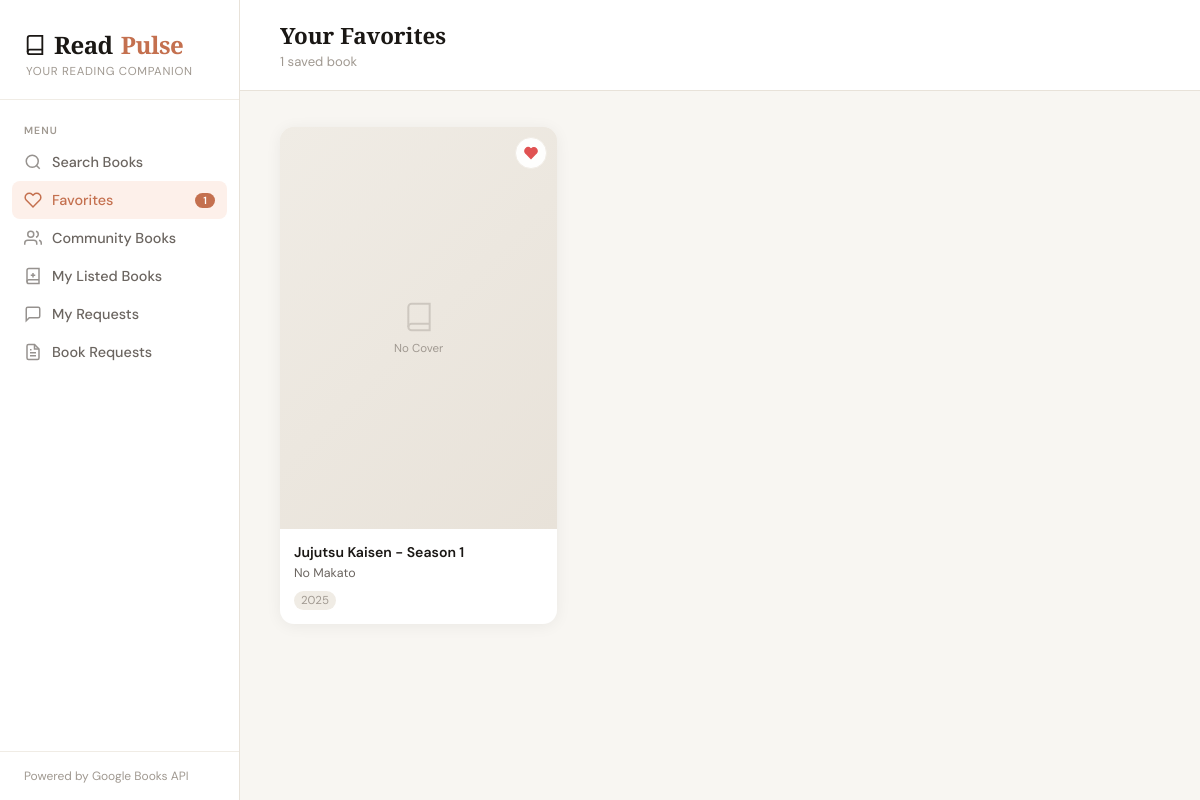
/favorites/, run on an earlier commit of the app's database.
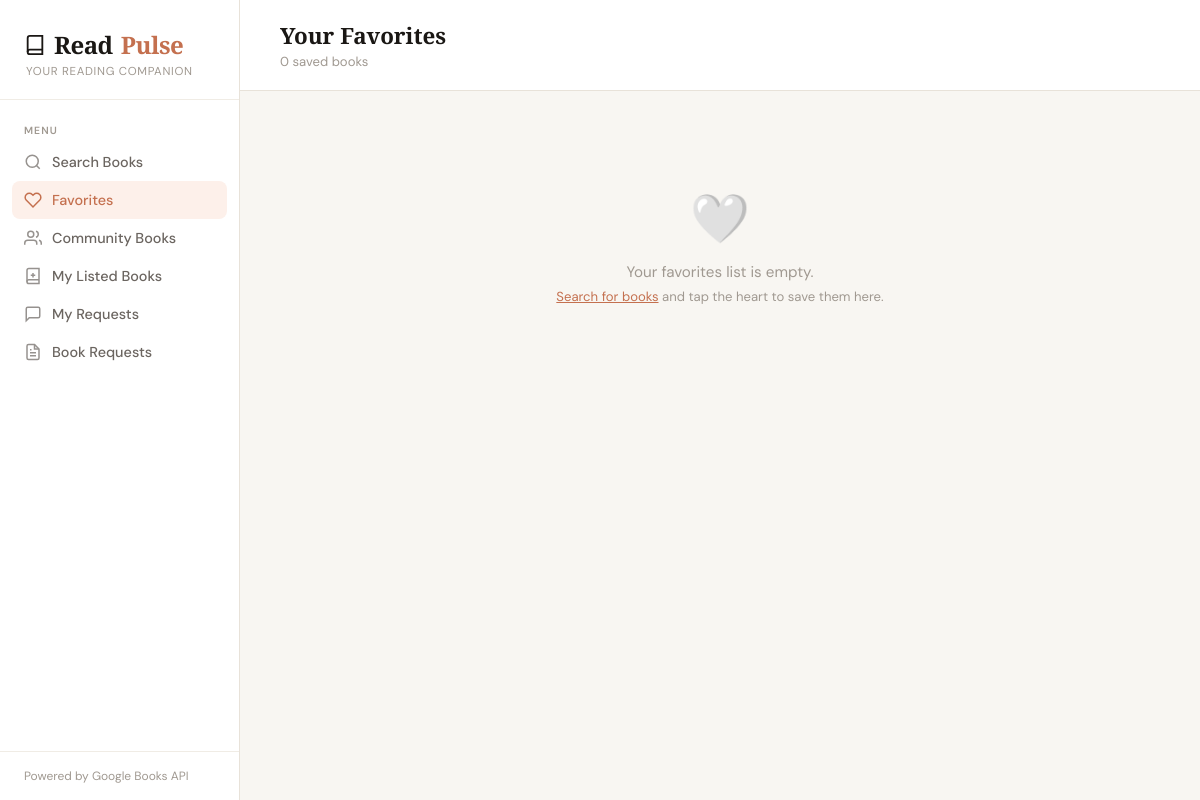
And on a later commit of the database.
### books/models.py (models this page shows, shortened)
class FavoriteBook(models.Model):
    google_books_id = models.CharField(max_length=100, unique=True)
    title = models.CharField(max_length=500)
    authors = models.CharField(max_length=500, blank=True, default='')
    description = models.TextField(blank=True, default='')
    thumbnail = models.TextField(blank=True, default='')
    published_date = models.CharField(max_length=50, blank=True, default='')
    page_count = models.IntegerField(null=True, blank=True)
    categories = models.CharField(max_length=500, blank=True, default='')
    average_rating = models.FloatField(null=True, blank=True)
    created_at = models.DateTimeField(auto_now_add=True)
    class Meta:
        ordering = ['-created_at']

### books/views.py (the view)
# urls.py: path('favorites/', views.favorites_page, name='favorites'),
def favorites_page(request):
    favorites = FavoriteBook.objects.all()
    return render(request, 'books/favorites.html', {
        'favorites': favorites,
        'fav_count': favorites.count(),
    })

### templates/books/favorites.html (shortened to what this page needs)
{% extends "books/base.html" %}
{% load static %}
{% block content %}
<div class="topbar">
  <div>
    <div class="topbar-title">Your Favorites</div>
    <div class="topbar-subtitle">
      <span id="fav-count">{{ favorites|length }}</span> saved book{{ favorites|length|pluralize }}
    </div>
  </div>
</div>
<div class="page-content">
  <div id="fav-area">
    {% if favorites %}
    <div class="fav-grid" id="fav-grid">
      {% for book in favorites %}
      <div class="fav-card" data-id="{{ book.google_books_id }}">
        <button class="remove-btn" data-id="{{ book.google_books_id }}" aria-label="Remove from favorites" title="Remove">
          <svg viewBox="0 0 24 24" fill="none" stroke="currentColor" stroke-width="2.5" stroke-linecap="round">
            <path d="M20.84 4.61a5.5 5.5 0 0 0-7.78 0L12 5.67l-1.06-1.06a5.5 5.5 0 0 0-7.78 7.78l1.06 1.06L12 21.23l7.78-7.78 1.06-1.06a5.5 5.5 0 0 0 0-7.78z"
              fill="#e05252" stroke="#e05252"/>
          </svg>
        </button>
        <a href="/books/{{ book.google_books_id }}/" class="book-card-link" aria-label="View details for {{ book.title }}">
          <div class="book-cover">
          </div>
          <div class="book-info">
            <div class="book-title">{{ book.title }}</div>
            {% if book.authors %}
            <div class="book-author">{{ book.authors }}</div>
            {% endif %}
            <div class="book-meta">
              {% if book.published_date %}
              <span class="book-year">{{ book.published_date|slice:":4" }}</span>
              {% endif %}
            </div>
          </div>
        </a>
      </div>
      {% endfor %}
    </div>
    {% else %}
    <div class="status-msg">
      <span class="status-icon">🤍</span>
      <p>Your favorites list is empty.</p>
      <p class="status-hint"><a href="/" style="color:var(--accent)">Search for books</a> and tap the heart to save them here.</p>
    </div>
    {% endif %}
  </div>
</div>
{% endblock %}

### templates/books/base.html (shortened to what this page needs)
{% load static %}
<!DOCTYPE html>
<html lang="en">
<head>
  <link rel="stylesheet" href="{% static 'css/main.css' %}">
</head>
<body>
<aside class="sidebar">
  <div class="sidebar-logo">
    <a href="/" class="logo-mark">
      <svg width="22" height="22" viewBox="0 0 24 24" fill="none" stroke="currentColor" stroke-width="2">
        <path d="M4 19.5A2.5 2.5 0 0 1 6.5 17H20"/>
        <path d="M6.5 2H20v20H6.5A2.5 2.5 0 0 1 4 19.5v-15A2.5 2.5 0 0 1 6.5 2z"/>
      </svg>
      Read<span>Pulse</span>
    </a>
    <div class="logo-sub">Your reading companion</div>
  </div>
  <nav class="sidebar-nav">
    <div class="nav-label">Menu</div>
    <a href="/" class="nav-item {% if request.resolver_match.url_name == 'search' %}active{% endif %}">
      <svg class="nav-icon" viewBox="0 0 24 24" fill="none" stroke="currentColor" stroke-width="2">
        <circle cx="11" cy="11" r="8"/><path d="m21 21-4.35-4.35"/>
      </svg>
      Search Books
    </a>
    <a href="/favorites/" class="nav-item {% if request.resolver_match.url_name == 'favorites' %}active{% endif %}">
      <svg class="nav-icon" viewBox="0 0 24 24" fill="none" stroke="currentColor" stroke-width="2">
        <path d="M20.84 4.61a5.5 5.5 0 0 0-7.78 0L12 5.67l-1.06-1.06a5.5 5.5 0 0 0-7.78 7.78l1.06 1.06L12 21.23l7.78-7.78 1.06-1.06a5.5 5.5 0 0 0 0-7.78z"/>
      </svg>
      Favorites
      {% if fav_count %}
      <span class="fav-badge">{{ fav_count }}</span>
      {% endif %}
    </a>
    <a href="/community/" class="nav-item {% if request.resolver_match.url_name == 'community' or request.resolver_match.url_name == 'community_book_detail' %}active{% endif %}">
      <svg class="nav-icon" viewBox="0 0 24 24" fill="none" stroke="currentColor" stroke-width="2">
        <path d="M17 21v-2a4 4 0 0 0-4-4H5a4 4 0 0 0-4 4v2"/>
        <circle cx="9" cy="7" r="4"/>
        <path d="M23 21v-2a4 4 0 0 0-3-3.87"/>
        <path d="M16 3.13a4 4 0 0 1 0 7.75"/>
      </svg>
      Community Books
    </a>
    <a href="/my-books/" class="nav-item {% if request.resolver_match.url_name == 'my_books' %}active{% endif %}" id="nav-my-books">
      <svg class="nav-icon" viewBox="0 0 24 24" fill="none" stroke="currentColor" stroke-width="2">
        <path d="M4 19.5A2.5 2.5 0 0 1 6.5 17H20"/>
        <path d="M6.5 2H20v20H6.5A2.5 2.5 0 0 1 4 19.5v-15A2.5 2.5 0 0 1 6.5 2z"/>
        <line x1="12" y1="8" x2="12" y2="14"/>
        <line x1="9" y1="11" x2="15" y2="11"/>
      </svg>
      My Listed Books
    </a>
    <a href="/my-requests/" class="nav-item {% if request.resolver_match.url_name == 'my_requests' %}active{% endif %}" id="nav-my-requests">
      <svg class="nav-icon" viewBox="0 0 24 24" fill="none" stroke="currentColor" stroke-width="2">
        <path d="M21 15a2 2 0 0 1-2 2H7l-4 4V5a2 2 0 0 1 2-2h14a2 2 0 0 1 2 2z"/>
      </svg>
      My Requests
    </a>
    <a href="/requests/" class="nav-item {% if request.resolver_match.url_name == 'requests' %}active{% endif %}">
      <svg class="nav-icon" viewBox="0 0 24 24" fill="none" stroke="currentColor" stroke-width="2">
        <path d="M14 2H6a2 2 0 0 0-2 2v16a2 2 0 0 0 2 2h12a2 2 0 0 0 2-2V8z"/>
        <polyline points="14 2 14 8 20 8"/>
        <line x1="16" y1="13" x2="8" y2="13"/>
        <line x1="16" y1="17" x2="8" y2="17"/>
        <polyline points="10 9 9 9 8 9"/>
      </svg>
      Book Requests
    </a>
  </nav>
  <div class="sidebar-footer">
    Powered by Google Books API
  </div>
</aside>
<main class="main">
  {% block content %}{% endblock %}
</main>
</body>
</html>

### static/css/main.css (style rules this page uses)
:root { --bg: #f8f6f2; --surface: #ffffff; --surface-hover: #f4f1ec; --border: #e8e2d9; --border-light: #f0ece5; --text-primary: #1a1714; --text-secondary: #6b6560; --text-muted: #a09991; --accent: #c4704f; --accent-hover: #b05e3d; --accent-light: #fdf0ea; --accent-light-hover: #fae4d8; --heart: #e05252; --heart-hover: #c93f3f; --heart-active: #fff0f0; --sidebar-w: 240px; --radius: 14px; --radius-sm: 8px; --shadow: 0 2px 16px rgba(0,0,0,0.06); --shadow-md: 0 4px 24px rgba(0,0,0,0.09); --transition: 0.2s ease; }
*, *::before, *::after { box-sizing: border-box; margin: 0; padding: 0; }
html { font-size: 16px; }
body { font-family: 'DM Sans', sans-serif; background: var(--bg); color: var(--text-primary); min-height: 100vh; display: flex; overflow-x: hidden; }
.sidebar { width: var(--sidebar-w); min-height: 100vh; background: var(--surface); border-right: 1px solid var(--border); display: flex; flex-direction: column; position: fixed; top: 0; left: 0; z-index: 100; }
.sidebar-logo { padding: 28px 24px 20px; border-bottom: 1px solid var(--border-light); }
.sidebar-logo .logo-mark { font-family: 'Playfair Display', serif; font-size: 1.5rem; font-weight: 700; color: var(--text-primary); letter-spacing: -0.5px; display: flex; align-items: center; gap: 8px; text-decoration: none; }
.sidebar-logo .logo-mark span { color: var(--accent); }
.sidebar-logo .logo-sub { font-size: 0.72rem; color: var(--text-muted); letter-spacing: 0.06em; text-transform: uppercase; margin-top: 3px; padding-left: 2px; }
.sidebar-nav { padding: 16px 12px; flex: 1; }
.nav-label { font-size: 0.65rem; font-weight: 600; letter-spacing: 0.1em; text-transform: uppercase; color: var(--text-muted); padding: 0 12px; margin-bottom: 6px; margin-top: 8px; }
.nav-item { display: flex; align-items: center; gap: 10px; padding: 10px 12px; border-radius: var(--radius-sm); text-decoration: none; color: var(--text-secondary); font-size: 0.9rem; font-weight: 500; transition: background var(--transition), color var(--transition); position: relative; }
.nav-item.active { background: var(--accent-light); color: var(--accent); }
.nav-item .nav-icon { width: 18px; height: 18px; flex-shrink: 0; opacity: 0.7; }
.nav-item.active .nav-icon { opacity: 1; }
.sidebar-footer { padding: 16px 24px; border-top: 1px solid var(--border-light); font-size: 0.75rem; color: var(--text-muted); }
.main { margin-left: var(--sidebar-w); flex: 1; min-height: 100vh; display: flex; flex-direction: column; }
.topbar { background: var(--surface); border-bottom: 1px solid var(--border); padding: 20px 40px; display: flex; align-items: center; justify-content: space-between; position: sticky; top: 0; z-index: 50; }
.topbar-title { font-family: 'Playfair Display', serif; font-size: 1.4rem; font-weight: 600; color: var(--text-primary); }
.topbar-subtitle { font-size: 0.82rem; color: var(--text-muted); margin-top: 2px; }
.page-content { padding: 36px 40px; flex: 1; }
.status-msg { text-align: center; padding: 60px 20px; color: var(--text-muted); }
.status-msg .status-icon { font-size: 3rem; margin-bottom: 12px; display: block; }
.status-msg p { font-size: 0.95rem; }
.status-msg .status-hint { font-size: 0.82rem; margin-top: 6px; color: var(--text-muted); }

What changed in the data, as far as the page shows it:
removed FavoriteBook: title "Jujutsu Kaisen - Season 1", authors "No Makato", published_date "2025"
Also different on the page:
{{ favorites|length }}: "1" → "0"
{{ fav_count }}: "1" → (not shown)
text now shown: "🤍 Your favorites list is empty. Search for books and tap the heart to save them here."
